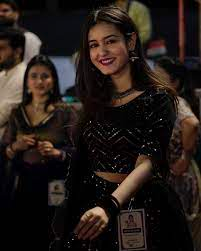
#> input picture chapterone/res/krati.png, 201 x 251 px
$ python important_functions.py
#> lines starting #> are read from the running program, lines starting #| are printed output that depends on the picture; after the words box and inside, x2 and y2 are one past the last pixel; in counts of white or black regions, pixels touching at a corner belong together
import cv2

import numpy as np

# define our kernel
# uint8 means that the values can range in between 0 to 255
kernel = np.ones((5,5),np.uint8)

img = cv2.imread("res/krati.png")
#> img is the input picture: shape (251, 201, 3); mean B, G, R 23.7, 27.8, 36.6

# first we will convert this image into grayscale
# this cvtColor() will convert our image into various color spaces
imgGray = cv2.cvtColor(img,cv2.COLOR_BGR2GRAY)
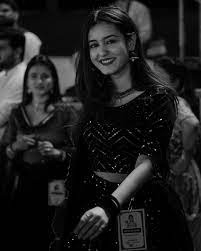
#> imgGray: shape (251, 201); min 0, max 203, mean 29.9

# making image blur
# (7,7) is our knumber -> kernal number it can be odd numbers like 3x3 or 7x7 etc
# sigmaX is 0
imgBlur = cv2.GaussianBlur(img,(7,7),0)
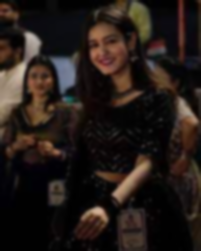
#> imgBlur: shape (251, 201, 3); mean B, G, R 23.7, 27.8, 36.6

# canny
imgCanny = cv2.Canny(img,150,200)
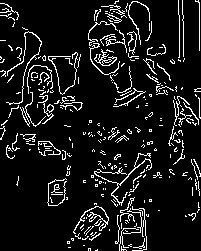
#> imgCanny: shape (251, 201); 9.5% white in thin lines or dots

# image dilate
# for thickness border like we use dilation
imgDilate = cv2.dilate(imgCanny,kernel,iterations=1)
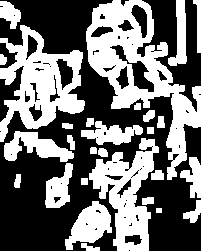
#> imgDilate: shape (251, 201); 43.9% white; 28 white regions, largest, box (x1, y1, x2, y2) and area: (86, 0, 201, 180) 6900, (0, 25, 85, 142) 4614, (89, 138, 159, 251) 3660

# opposite of dilate
imgEroded = cv2.erode(imgDilate,kernel,iterations=1)
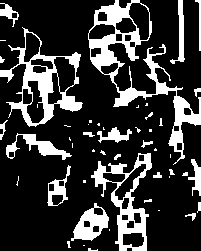
#> imgEroded: shape (251, 201); 21.1% white; 50 white regions (27 under 20 px), largest, box (x1, y1, x2, y2) and area: (88, 0, 201, 165) 3438, (0, 27, 83, 127) 2136, (91, 153, 152, 251) 1756

cv2.imshow("original_image",img)
cv2.imshow("window_name",imgGray)
cv2.imshow("blur_img",imgBlur)
cv2.imshow("canny_img",imgCanny)
cv2.imshow("image_dialation",imgDilate)
cv2.imshow("image_erode",imgEroded)


cv2.waitKey(0)

$ run again, with chapterone/res/brock.png copied over chapterone/res/krati.png
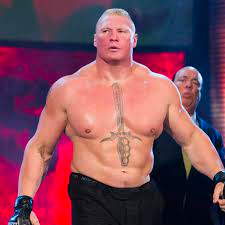
#> input picture chapterone/res/brock.png, 225 x 225 px
#> img is the input picture: shape (225, 225, 3); mean B, G, R 88.6, 72.1, 121.7
#> `imgCanny = cv2.Canny(img,150,200)`:
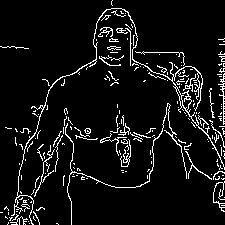
#> imgCanny: shape (225, 225); 7.3% white in thin lines or dots
#> imgDilate: shape (225, 225); 31.9% white; 6 white regions, box (x1, y1, x2, y2) and area: (0, 0, 225, 225) 15557, (102, 69, 121, 88) 236, (0, 44, 31, 51) 180, (216, 36, 225, 47) 88, (141, 78, 148, 84) 40, (54, 221, 61, 225) 27
#> `imgEroded = cv2.erode(imgDilate,kernel,iterations=1)`:
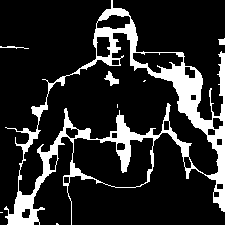
#> imgEroded: shape (225, 225); 16.2% white; 8 white regions (4 under 20 px), largest, box (x1, y1, x2, y2) and area: (4, 0, 225, 225) 8023, (104, 71, 119, 86) 100, (0, 46, 29, 49) 40, (218, 38, 225, 45) 38
